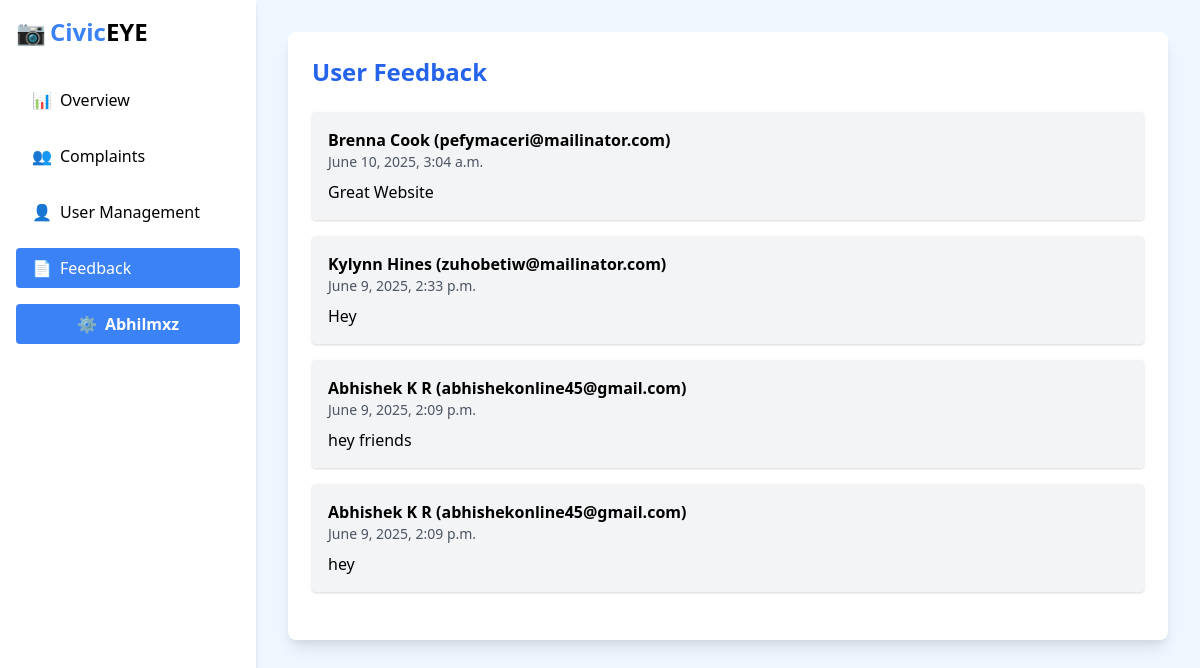
Page /adminpanel/feedback/ (signed in) on the earlier database version.
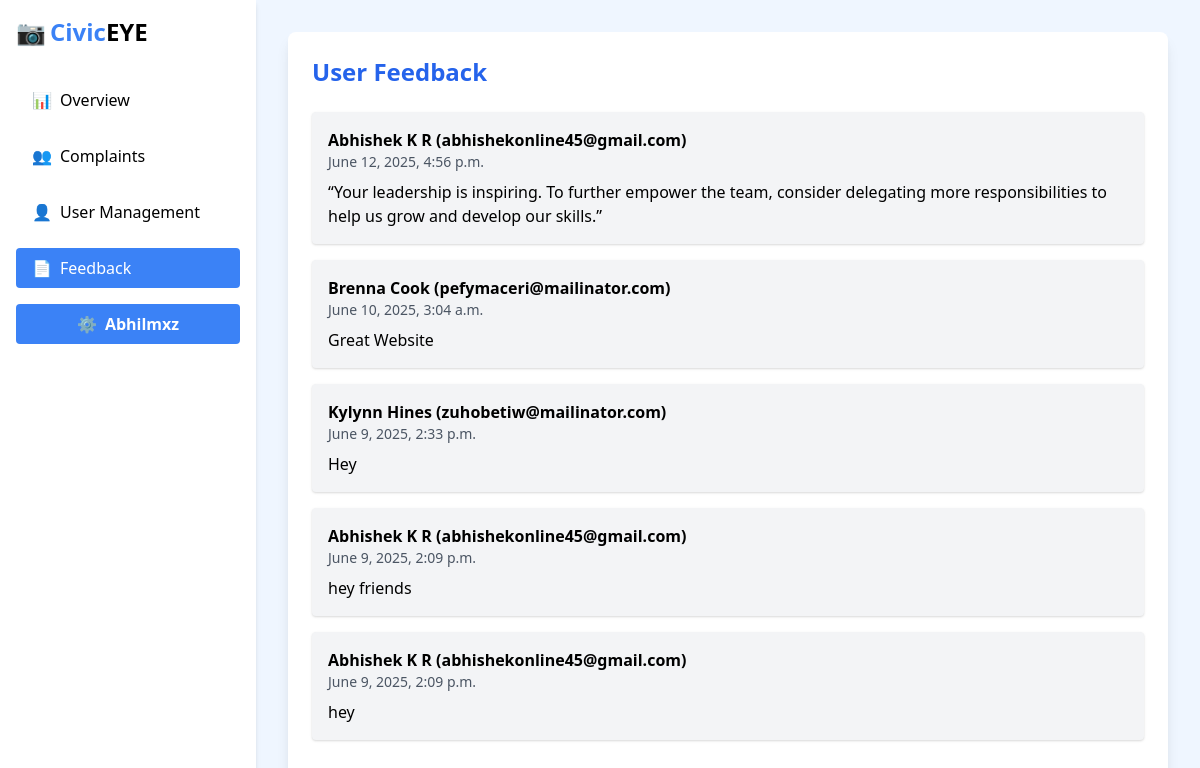
Same page on the later database version.
### VCRA/models.py (models this page shows, shortened)
class Feedback(models.Model):
    name = models.CharField(max_length=100)
    email = models.EmailField()
    message = models.TextField()
    created_at = models.DateTimeField(auto_now_add=True)

### VCRA/views.py (the view)
# urls.py: path('adminpanel/feedback/', views.feedback_admin_view, name='feedback'),
@login_required
def feedback_admin_view(request):
    if not request.user.is_staff:
        return HttpResponseForbidden("You do not have permission to view this page.")
    feedback_entries = Feedback.objects.order_by('-created_at')
    return render(request, 'feedback.html', {'feedback_entries': feedback_entries})

### VCRA/templates/feedback.html (shortened to what this page needs)
<!DOCTYPE html>
<html lang="en">
<head>
  <link href="https://cdn.jsdelivr.net/npm/tailwindcss@2.2.19/dist/tailwind.min.css" rel="stylesheet">
</head>
<body class="bg-blue-50 min-h-screen font-sans">
  <div class="flex min-h-screen">
    <aside class="w-64 bg-white shadow-md p-4 space-y-4">
      <div class="flex items-center space-x-1 mb-8">
          <span class="text-2xl">📷</span>
          <h1 class="text-2xl font-bold text-blue-500">Civic<span class="text-black">EYE</span></h1>
        </div>
      <nav class="space-y-4">
        <a href="{% url 'adminover' %}" class="text-black px-4 py-2 rounded flex items-center space-x-2 font-medium">
          <span>📊</span><span>Overview</span>
        </a>
        <a href="{% url 'admin_comp' %}" class="flex items-center space-x-2 px-4 py-2 text-black font-medium">
          <span>👥</span><span>Complaints</span>
        </a>
        <a href="{% url 'user_manage' %}" class="flex items-center space-x-2 px-4 py-2 text-black font-medium">
          <span>👤</span><span>User Management</span>
        </a>
        <a href="{% url 'feedback' %}" class="bg-blue-500 text-white px-4 py-2 rounded flex items-center space-x-2 font-medium">
          <span>📄</span><span>Feedback</span>
        </a>
      </nav>
      <a href="{% url 'admin_profile' %}"
       class="bg-blue-500 text-white flex items-center justify-center space-x-2 py-2 rounded font-semibold hover:bg-blue-600 transition">
      <span>⚙️</span> <span>{{ request.user.username }}</span>
      </a>
    </aside>
    <main class="flex-1 p-8 overflow-y-auto">
      <div class="bg-white shadow-lg rounded-lg p-6">
        <h2 class="text-2xl font-bold text-blue-600 mb-6">User Feedback</h2>
        {% if feedback_entries %}
          <div id="feedbackContainer" class="space-y-4">
            {% for feedback in feedback_entries %}
              <div class="feedback-card bg-gray-100 p-4 rounded shadow">
                <p class="font-semibold">{{ feedback.name }} ({{ feedback.email }})</p>
                <p class="text-gray-600 text-sm">{{ feedback.created_at }}</p>
                <p class="mt-2">{{ feedback.message }}</p>
              </div>
            {% endfor %}
          </div>
        {% else %}
          <p class="text-gray-500">No feedback submitted yet.</p>
        {% endif %}
      </div>
    </main>
  </div>
</body>
</html>

Differences in the rows shown:
added Feedback: name "Abhishek K R", email "abhishekonline45@gmail.com", created_at "June 12, 2025, 4:56 p.m.", message "“Your leadership is inspiring. To further empower the team, consider delegating more responsibilities to help us grow and develop our skills.”"
